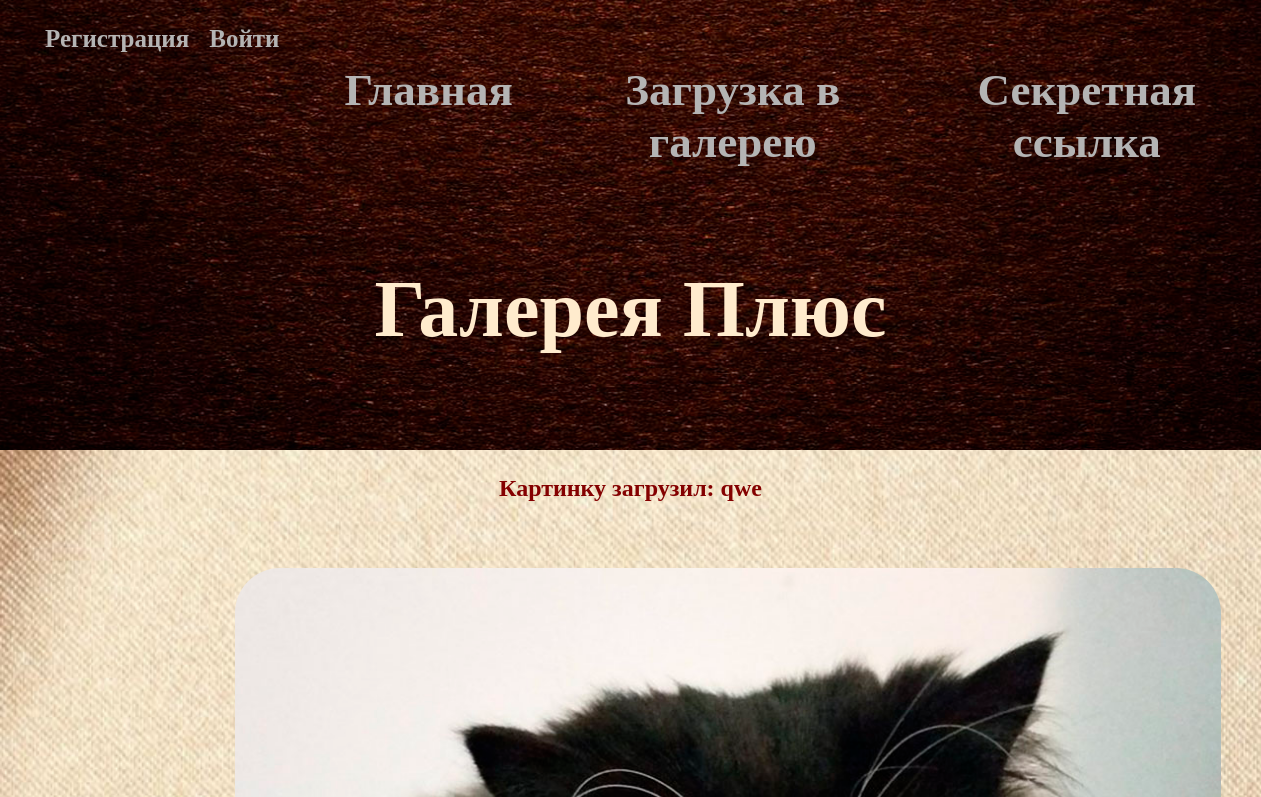
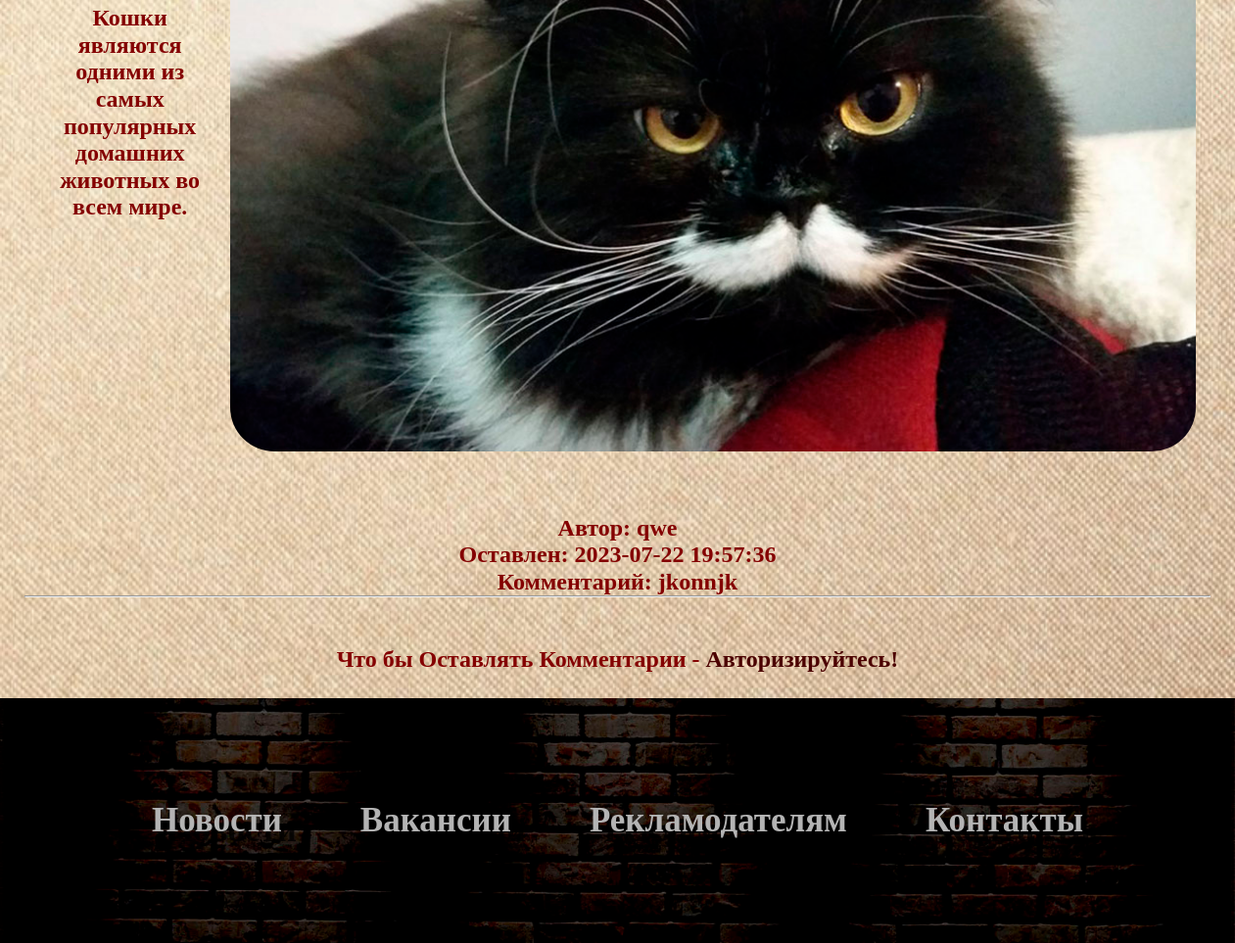
Screenshot of /Image/id/315 with the database file from the repository (2 pictures, top to bottom).
### tables this page shows
CREATE TABLE `images` (
  `id` int NOT NULL,
  `filename` varchar(255) NOT NULL,
  `title` varchar(255) DEFAULT NULL,
  `owner` int DEFAULT NULL,
  `type` varchar(11) DEFAULT NULL
);

CREATE TABLE `users` (
  `id` int NOT NULL,
  `username` varchar(32) NOT NULL,
  `email` varchar(128) NOT NULL,
  `password` varchar(255) NOT NULL,
  `date` datetime NOT NULL DEFAULT CURRENT_TIMESTAMP,
  `token` varchar(255) NOT NULL,
  `role` int NOT NULL DEFAULT '1'
);

CREATE TABLE `comments` (
  `id` int NOT NULL,
  `image_id` int NOT NULL,
  `created` datetime NOT NULL,
  `text` text NOT NULL,
  `author` int NOT NULL
);

### App/core/DB.php (called while the page is built, shortened)
<?php
class DB
{
    public static function connToDB()
    {
        $user = self::DB_USER;
        $pass = self::DB_PASS;
        $host = self::DB_HOST;
        $db   = self::DB_NAME;
        try
        {
            $conn = new \PDO("mysql:dbname=$db;host=$host", $user, $pass);
            $conn->setAttribute(\PDO::ATTR_ERRMODE, \PDO::ERRMODE_EXCEPTION);
        } catch(\PDOException $e) {
            echo $e->getMessage();
        }
        return $conn;
    }
}

### App/core/View.php (called while the page is built, shortened)
<?php
class View
{
	public function render($content_view, $template_view = null, $pageData = null, $payload = null)
	{
		include_once LAYOUT . $template_view;
	}
}

### App/controllers/Image.php (called while the page is built, shortened)
<?php
require_once MODEL . 'ImageModel.php';
require_once MODEL . 'CommentModel.php';
class Image extends Controller
{
    public function __construct()
    {
        $this->imageModel = new ImageModel();
        $this->commentModel = new CommentModel();
        $this->view = new View();
    }
    public function id($idN)
    {
        $id = $idN[0];
        $this->pageData['title'] = "Картинка " . $id;
        $this->pageData['image'] = $this->imageModel->getImage($id);
        $this->pageData['comment'] = $this->commentModel->getComment($id);
        $this->view->render('image.phtml', 'template.phtml', $this->pageData);
    }
}

### App/bootstrap.php (called while the page is built, shortened)
<?php
Route::start();

### index.php (called while the page is built, shortened)
<?php
require_once 'App/bootstrap.php';

### App/core/Model.php (called while the page is built, shortened)
<?php
class Model
{
    public function __construct()
    {
        $this->db = DB::connToDB();
    }
}

### App/models/ImageModel.php (called while the page is built, shortened)
<?php
class ImageModel extends Model
{
    public function getImage($id)
    {
        $sql = "SELECT * FROM users
                RIGHT JOIN images ON users.id = images.owner
                WHERE images.id = :id";
        $stmt = $this->db->prepare($sql);
        $stmt->bindValue(":id", $id, \PDO::PARAM_INT);
        $stmt->execute();
        $res = $stmt->fetch(\PDO::FETCH_ASSOC);
        return $res;
    }
}

### App/models/CommentModel.php (called while the page is built, shortened)
<?php
class CommentModel extends Model
{
    public function getComment($idN)
    {
        $sql = "SELECT * FROM users
                RIGHT JOIN comments ON users.id = comments.author
                WHERE comments.image_id = $idN";
        $stmt = $this->db->prepare($sql);
        $stmt->execute();
        $res = $stmt->fetchall(\PDO::FETCH_ASSOC);
        return $res;
    }
}

### App/views/image.phtml (the view, shortened to what this page needs)
<div class="main">
    <h2 class='section-item'>
    Картинку загрузил: <?php echo $pageData['image']['username']?></h2>
    <section class="section">
        <img src="<?php echo "\\" . UPLOAD_DIR . "\\" . $pageData['image']['filename']; ?>">
        <h2 class='section-item'>
            <?php echo $pageData['image']['title']?>
        </h2>
    </section>
    <div class="section-item">
    <?php if(isset($pageData['comment']) && !empty($pageData['comment'])) {
            foreach ($pageData['comment'] as $comment) {
                echo "<h2 class=''>";
                echo " Автор: " . $comment['username'];
                echo "<br>";
                echo "Оставлен: " . $comment['created'];
                echo "<br>";
                echo "Комментарий: " . $comment['text'];
                echo "<br>";
                echo "<hr>";
                echo "</h2>";
            }
        }
    ?>
    </div>
    <?php if(!empty($_SESSION['user'])) { ?>
    <div class="comment">
        <form action="\Image\addComment\<?php echo $pageData['image']['id']; ?>" method="post">
            <input type="hidden" name="id" value="<?php echo $_SESSION['idUser']; ?>">
            <label for="">Комментарий:</label>
            <textarea class="input"name="comment" type="text" rows="5" placeholder="Ваш Комментарий" autofocus></textarea>
            <input name="submit" type="submit" value="Оставить Комментарий" class="button">
        </form>
    </div>
    <?php } else { ?>
    <div class="section-item">
        <h2>Что бы Оставлять Комментарии - <a class="res" href="/Logon">Авторизируйтесь!</a></h2>
    </div>
    <?php } ?>
</div>

### App/core/Route.php (shortened to what this page needs)
<?php
class Route
{
	public static function start()
	{
		$actionName = 'index';
		$payload = [];
		$routes = explode('/', parse_url($_SERVER["REQUEST_URI"], PHP_URL_PATH));
		if(!empty($routes[2]))
		{
			$actionName = $routes[2];
		}
		if(!empty($routes[3]))
		{
			$payload = array_slice($routes, 3);
		}
		$controller = new $controllerFileName();
		$method = $actionName;
		if(method_exists($controller, $method))
		{
			$controller->$method($payload);
		} else {
			Route::Error();
		}
	}
}

### App/views/layout/template.phtml (shortened to what this page needs)
<!DOCTYPE html>
<html lang="ru">
    <head>
        <link rel="stylesheet" href="/css/norm.css">
        <link rel="stylesheet" href="/css/style.css">
    </head>
<body>
    <header class="header">
        <nav class='header_img'>
            <ul class="header_login">
                <?php if(!empty($_SESSION['user'])) { ?>
                    <li class='login_item'><p> <?php echo $_SESSION['user']; ?> </p></li>
                    <li class='login_item'><a href="/Main/logout">Выйти</a></li>
                <?php } else { ?>
                    <li class='login_item'><a href="/Logon">Bойти</a></li>
                    <li class='login_item'><a href="/Register">Регистрация</a></li>
                <?php } ?>
            </ul>
            <ul class="header_menu">
                <li class='menu_item item-1'><a href="/">Главная</a></li>
                <li class='menu_item item-2'><a href="/Upload">Загрузка в галерею</a></li>
                <li class='menu_item item-3'><a href="/Image">Секретная ссылка</a></li>
            </ul>
        </nav>
        <div class="header_name">
            <h1>Галерея Плюс</h1>
        </div>
    </header>
	<?php include_once VIEW . $content_view; ?>
    <footer class="footer">
        <nav class='footer_img'>
            <ul class="footer_menu">
                <li class='footer_menu_item'><a href="#">Новости</a></li>
                <li class='footer_menu_item'><a href="#">Вакансии</a></li>
                <li class='footer_menu_item'><a href="#">Рекламодателям</a></li>
                <li class='footer_menu_item'><a href="#">Контакты</a></li>
            </ul>
        </nav>
    </footer>
</body>

### css/norm.css (style rules this page uses)
html { line-height: 1.15; -webkit-text-size-adjust: 100%; }
body { margin: 0; }
h1 { font-size: 2em; margin: 0.67em 0; }
hr { box-sizing: content-box; height: 0; overflow: visible; }
a { background-color: transparent; }
img { border-style: none; }

### css/style.css (style rules this page uses)
* { font-family: Cambria, Cochin, Georgia, Times, 'Times New Roman', serif; margin: 0; padding: 0; box-sizing: border-box; }
a { color: rgb(180, 180, 180); font-weight: bold; text-decoration: none; transition-property: color; transition-duration: 750ms; }
li { list-style-type: none; }
.header_name { display: flex; height: 200px; color: blanchedalmond; font-size: 40px; justify-content: center; align-items: center; }
h1 { justify-content: center; text-align: center; }
h2 { text-align: center; }
img { height: 700px; padding: 5px; border-radius: 50px; }
.header { height: 450px; background: url(../img/upfone.jpg) bottom no-repeat; background-size: cover; }
.header_img { display: flex; }
.header_menu { margin-top: 25px; display: inline-flex; color: rgb(24, 21, 21); }
.menu_item { padding: 40px; font-size: 45px; text-align: center; }
.header_login { flex-direction: row-reverse; padding: 25px; text-align: center; display: inline-flex; }
.main { background: url(../img/fone.jpg) bottom no-repeat; background-position: left bottom; background-size: cover; background-repeat: no-repeat; background-attachment: fixed; display: flex; flex-direction: column; }
.section { margin: 0 auto; padding: 35px; display: flex; align-items: center; justify-content: center; }
.section-item { padding: 25px; color: #840000 }
.section:nth-child(even) { flex-direction: row-reverse; }
.login_item { color: rgb(251, 255, 227); font-size: 25px; padding-left: 20px; }
.footer { align-items: center; justify-content: space-evenly; height: 250px; display: flex; background: url(../img/downfone.jpg) bottom no-repeat; background-size: cover; }
.footer_menu { display: flex; }
.footer_menu_item { font-family: Roboto, sans-serif; padding: 40px; font-size: 35px; text-shadow: 15px 10px 0 rgba(0, 0, 0, 0.8); }
.res { font-weight: bold; color: rgb(75, 0, 0); }

### rows the page displays
images: owner.username "qwe", filename (picture), title "Кошки являются одними из самых популярных домашних животных во всем мире."
comments: author.username "qwe", created "2023-07-22 19:57:36", text "jkonnjk"
